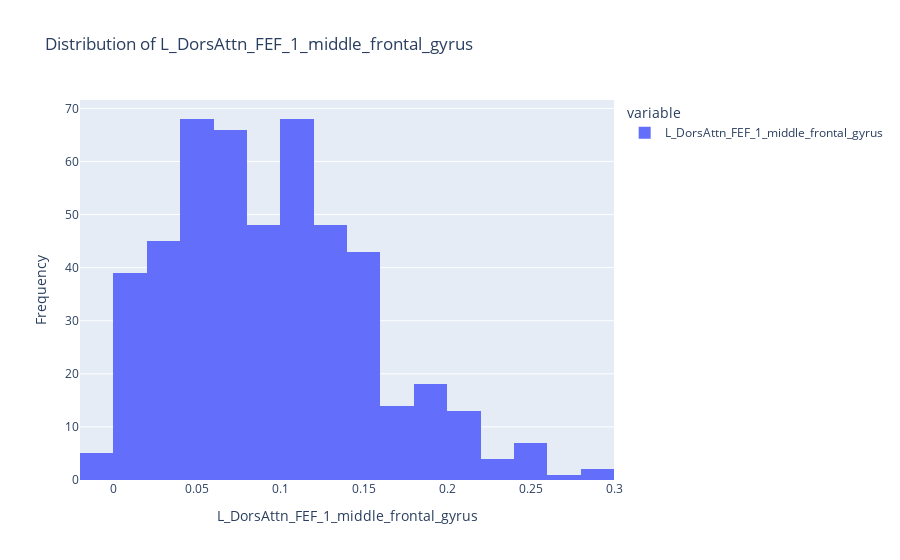
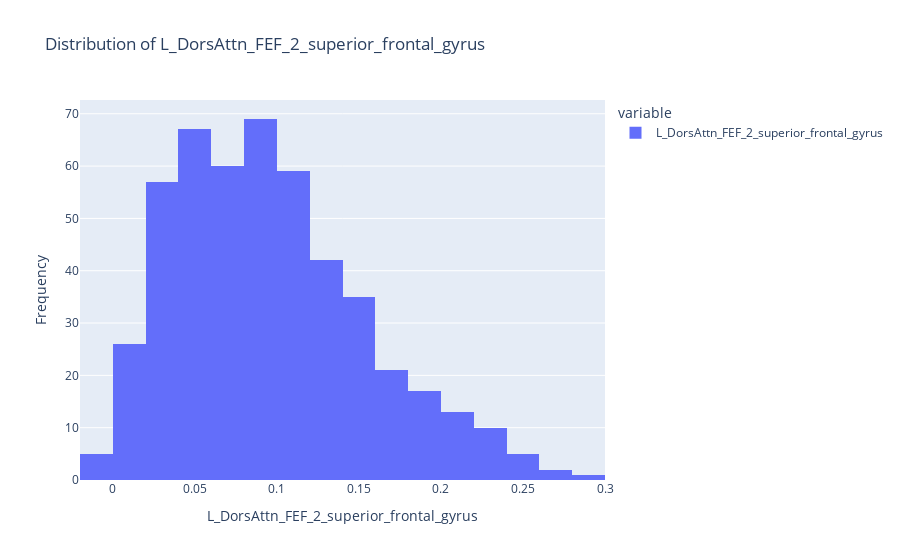
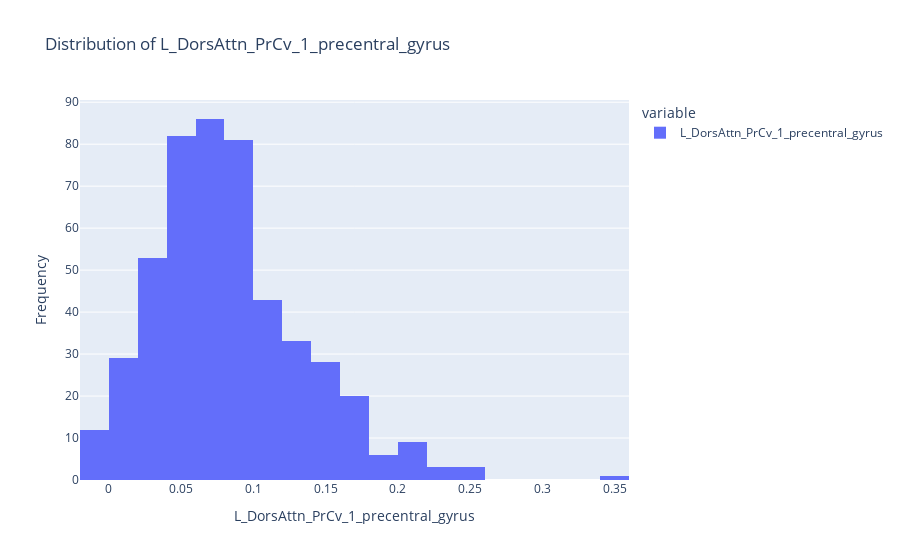
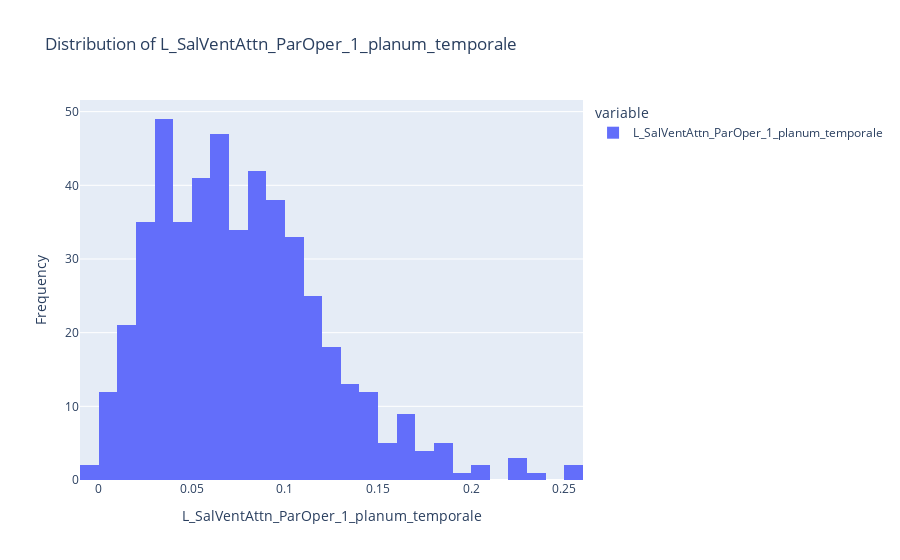

The code cell stored with these charts, in order, in its notebook:
### Code cell
import plotly.express as px
import pandas as pd

# Ensure columns are numeric, convert non-numeric data to NaN
for col in raw_data.columns[40:50]:
    # Try to convert column to numeric, forcing errors to NaN
    data[col] = pd.to_numeric(data[col], errors='coerce')

    # Drop rows with NaN values in the column
    data_clean = data[col].dropna()

    # Plot using Plotly
    if not data_clean.empty:
        fig = px.histogram(data_clean, nbins=30, title=f'Distribution of {col}', labels={'value': col})
        fig.update_layout(xaxis_title=col, yaxis_title='Frequency')
        fig.show()
    else:
        print(f"Column {col} is empty or non-numeric after conversion.")

### Figure 1 — Plotly figure (JSON) as saved in the notebook; plotly's stock layout.template omitted (floating-point values rounded to 4 significant figures; data arrays with more than 128 entries replaced by an {"elided": "..."} marker saying what was removed)
{"data": [{"alignmentgroup": "True", "bingroup": "x", "hovertemplate": "variable=L_DorsAttn_FEF_1_middle_frontal_gyrus<br>L_DorsAttn_FEF_1_middle_frontal_gyrus=%{x}<br>count=%{y}<extra></extra>", "legendgroup": "L_DorsAttn_FEF_1_middle_frontal_gyrus", "marker": {"color": "#636efa", "pattern": {"shape": ""}}, "name": "L_DorsAttn_FEF_1_middle_frontal_gyrus", "nbinsx": 30, "offsetgroup": "L_DorsAttn_FEF_1_middle_frontal_gyrus", "orientation": "v", "showlegend": true, "type": "histogram", "x": {"elided": "489 float values"}, "xaxis": "x", "yaxis": "y"}], "layout": {"autosize": true, "barmode": "relative", "legend": {"title": {"text": "variable"}, "tracegroupgap": 0}, "title": {"text": "Distribution of L_DorsAttn_FEF_1_middle_frontal_gyrus"}, "xaxis": {"anchor": "y", "autorange": true, "domain": [0, 1], "range": [-0.02, 0.3], "title": {"text": "L_DorsAttn_FEF_1_middle_frontal_gyrus"}, "type": "linear"}, "yaxis": {"anchor": "x", "autorange": true, "domain": [0, 1], "range": [0, 71.58], "title": {"text": "Frequency"}}}}

### Figure 2 — Plotly figure (JSON) as saved in the notebook; plotly's stock layout.template omitted (floating-point values rounded to 4 significant figures; data arrays with more than 128 entries replaced by an {"elided": "..."} marker saying what was removed)
{"data": [{"alignmentgroup": "True", "bingroup": "x", "hovertemplate": "variable=L_DorsAttn_FEF_2_superior_frontal_gyrus<br>L_DorsAttn_FEF_2_superior_frontal_gyrus=%{x}<br>count=%{y}<extra></extra>", "legendgroup": "L_DorsAttn_FEF_2_superior_frontal_gyrus", "marker": {"color": "#636efa", "pattern": {"shape": ""}}, "name": "L_DorsAttn_FEF_2_superior_frontal_gyrus", "nbinsx": 30, "offsetgroup": "L_DorsAttn_FEF_2_superior_frontal_gyrus", "orientation": "v", "showlegend": true, "type": "histogram", "x": {"elided": "489 float values"}, "xaxis": "x", "yaxis": "y"}], "layout": {"autosize": true, "barmode": "relative", "legend": {"title": {"text": "variable"}, "tracegroupgap": 0}, "title": {"text": "Distribution of L_DorsAttn_FEF_2_superior_frontal_gyrus"}, "xaxis": {"anchor": "y", "autorange": true, "domain": [0, 1], "range": [-0.02, 0.3], "title": {"text": "L_DorsAttn_FEF_2_superior_frontal_gyrus"}, "type": "linear"}, "yaxis": {"anchor": "x", "autorange": true, "domain": [0, 1], "range": [0, 72.63], "title": {"text": "Frequency"}}}}

### Figure 3 — Plotly figure (JSON) as saved in the notebook; plotly's stock layout.template omitted (floating-point values rounded to 4 significant figures; data arrays with more than 128 entries replaced by an {"elided": "..."} marker saying what was removed)
{"data": [{"alignmentgroup": "True", "bingroup": "x", "hovertemplate": "variable=L_DorsAttn_PrCv_1_precentral_gyrus<br>L_DorsAttn_PrCv_1_precentral_gyrus=%{x}<br>count=%{y}<extra></extra>", "legendgroup": "L_DorsAttn_PrCv_1_precentral_gyrus", "marker": {"color": "#636efa", "pattern": {"shape": ""}}, "name": "L_DorsAttn_PrCv_1_precentral_gyrus", "nbinsx": 30, "offsetgroup": "L_DorsAttn_PrCv_1_precentral_gyrus", "orientation": "v", "showlegend": true, "type": "histogram", "x": {"elided": "489 float values"}, "xaxis": "x", "yaxis": "y"}], "layout": {"autosize": true, "barmode": "relative", "legend": {"title": {"text": "variable"}, "tracegroupgap": 0}, "title": {"text": "Distribution of L_DorsAttn_PrCv_1_precentral_gyrus"}, "xaxis": {"anchor": "y", "autorange": true, "domain": [0, 1], "range": [-0.02, 0.36], "title": {"text": "L_DorsAttn_PrCv_1_precentral_gyrus"}, "type": "linear"}, "yaxis": {"anchor": "x", "autorange": true, "domain": [0, 1], "range": [0, 90.53], "title": {"text": "Frequency"}}}}

### Figure 4 — Plotly figure (JSON) as saved in the notebook; plotly's stock layout.template omitted (floating-point values rounded to 4 significant figures; data arrays with more than 128 entries replaced by an {"elided": "..."} marker saying what was removed)
{"data": [{"alignmentgroup": "True", "bingroup": "x", "hovertemplate": "variable=L_SalVentAttn_ParOper_1_planum_temporale<br>L_SalVentAttn_ParOper_1_planum_temporale=%{x}<br>count=%{y}<extra></extra>", "legendgroup": "L_SalVentAttn_ParOper_1_planum_temporale", "marker": {"color": "#636efa", "pattern": {"shape": ""}}, "name": "L_SalVentAttn_ParOper_1_planum_temporale", "nbinsx": 30, "offsetgroup": "L_SalVentAttn_ParOper_1_planum_temporale", "orientation": "v", "showlegend": true, "type": "histogram", "x": {"elided": "489 float values"}, "xaxis": "x", "yaxis": "y"}], "layout": {"autosize": true, "barmode": "relative", "legend": {"title": {"text": "variable"}, "tracegroupgap": 0}, "title": {"text": "Distribution of L_SalVentAttn_ParOper_1_planum_temporale"}, "xaxis": {"anchor": "y", "autorange": true, "domain": [0, 1], "range": [-0.01, 0.26], "title": {"text": "L_SalVentAttn_ParOper_1_planum_temporale"}, "type": "linear"}, "yaxis": {"anchor": "x", "autorange": true, "domain": [0, 1], "range": [0, 51.58], "title": {"text": "Frequency"}}}}
